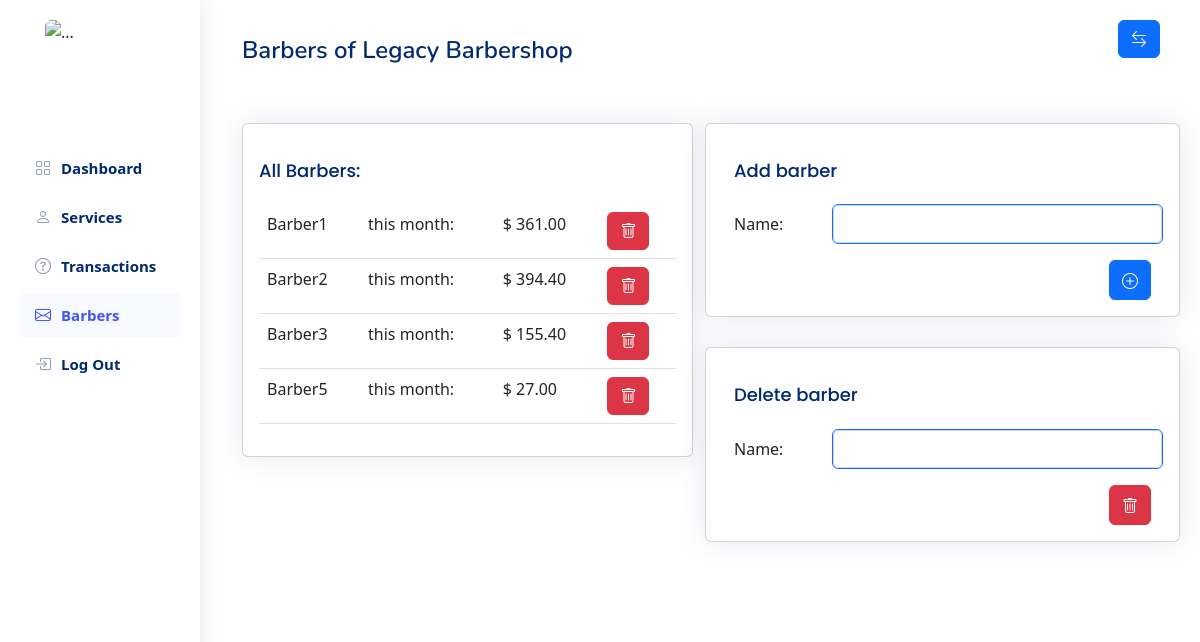
The page /barbers (signed in) on the database as committed earlier.
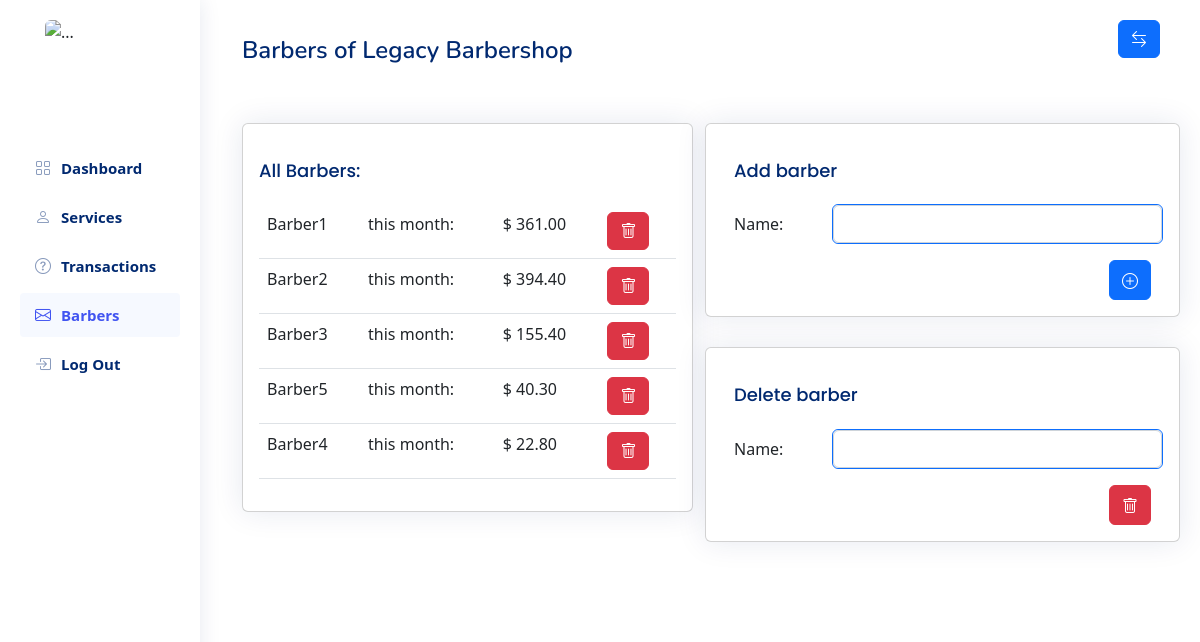
The same page on the database as committed later.
### summaryapp/models/barber.py (models this page shows)
class BarberModel(models.Model):
    name = models.CharField(max_length=30, blank = False, null=False)
    joined = models.DateTimeField(auto_now_add=True)
    class Meta:
        db_table = 'barber'
        verbose_name = 'Barber'
        verbose_name_plural = 'Barbers'
    def __str__(self):
        return self.name

### summaryapp/views.py (the view)
# urls.py: path('barbers', views.barbers, name='barbers'),
@login_required(login_url="/login")
def barbers(request):
    if request.method == "POST":
        form = BarberFrom(request.POST)
        form.save()
        return redirect("/barbers")
    else:
        form = BarberFrom()
    barbers = BarberModel.objects.all()
    profits = []
    barber_profits = ()
    for barber in barbers:
        barber_transactions = AssingmentModel.objects.filter(employee_id = barber.id)
        Sum = 0 #gain from all assignments
        for assignment in barber_transactions:
            Sum += assignment.service.prize
            Sum += assignment.tip
        profits.append(Sum)
    barber_profits = list(zip(barbers,profits))
    return render(request, 'dashboard/barbers.html', {"form":form, "barber_profits": barber_profits})

### summaryapp/forms.py
class BarberFrom(forms.ModelForm):
    name = forms.CharField(widget=forms.TextInput(attrs={'class':'form-control'}))
    class Meta:
        model = BarberModel
        fields = '__all__'

### summaryapp/templates/dashboard/barbers.html (shortened to what this page needs)
{% extends 'dashboard/sidebar.html' %}
{% load tags %}
{% block content %}
      <main id="main" class="main">
         <div class="pagetitle mt-3">
            <h1>Barbers of Legacy Barbershop</h1>
         </div>
         <button class="btn btn-primary toggle-sidebar-btn" ><i class="bi bi-arrow-left-right"></i></button>
         <div class="row">
            <div class="col-lg-6">
               <div class="card mt-5">
                  <div class="card-body">
                     <h5 class="card-title">All Barbers:</h5>
                     <table class="table table-hover">
                        <tbody>
                           {% for barbers, profits in barber_profits %}
                           <tr>
                              <td>{{barbers}}</td>
                              <td>this month:</td>
                              <td>$ {{profits}}</td>
                              <td>
                                 <button class="btn btn-danger list-delete-barber" sid="{{barbers.id}}"><i class="bi bi-trash"></i></button>
                              </td>
                           </tr>
                           {% endfor %}
                        </tbody>
                     </table>
                  </div>
               </div>
            </div>
            <div class="col-lg mt-5">
               <div class="row">
                  <div class="card">
                     <div class="card-body">
                        <h5 class="card-title">Add barber</h5>
                        {% load crispy_forms_tags %}
                        <form method="post" id="barber-form" sid="">
                           <div class="row justify-content-between">
                              <div class="col-3 py-2 center">Name:</div>
                              <div class="col py-0 px-0 m-0 border rounded border-primary">{{form.name}}</div>
                           </div>
                           <div class="col" style="text-align: right;">
                              <button type="submit" class="btn btn-primary mt-3 pt-2"><i class="bi bi-plus-circle"></i></button>
                           </div>
                        </form>
                     </div>
                 </div>
               </div>
               <div class="row">
                <div class="card">
                   <div class="card-body">
                      <h5 class="card-title">Delete barber</h5>
                      {% load crispy_forms_tags %}
                      <form method="post" id="delete-barber" sid="">
                        <div class="row justify-content-between">
                            <div class="col-3 py-2 center">Name:</div>
                            <div class="col py-0 px-0 m-0 border rounded border-primary">{{form.name}}</div>
                        </div>
                        <div class="col" style="text-align: right;">
                            <button type="submit" class="btn btn-danger mt-3 pt-2"><i class="bi bi-trash"></i></button>
                        </div>
                      </form>
                   </div>
               </div>
             </div>
            </div>
         </div>
      </main>
{% endblock %}

Rows that differ between the two databases and show on the page:
computed for BarberModel "Barber5": profits "27.00" → "40.30"
added BarberModel: name "Barber4", profits "22.80"
